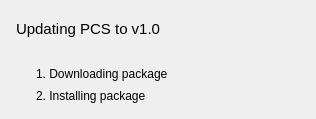
<?xml version="1.0" encoding="UTF-8"?>
<ui version="4.0">
 <class>Updater</class>
 <widget class="QDialog" name="Updater">
  <property name="geometry">
   <rect>
    <x>0</x>
    <y>0</y>
    <width>316</width>
    <height>119</height>
   </rect>
  </property>
  <property name="windowTitle">
   <string>Dialog</string>
  </property>
  <layout class="QVBoxLayout" name="verticalLayout_2">
   <property name="leftMargin">
    <number>16</number>
   </property>
   <property name="topMargin">
    <number>9</number>
   </property>
   <property name="rightMargin">
    <number>9</number>
   </property>
   <property name="bottomMargin">
    <number>15</number>
   </property>
   <item>
    <widget class="QLabel" name="title">
     <property name="font">
      <font>
       <family>Segoe UI</family>
       <pointsize>11</pointsize>
      </font>
     </property>
     <property name="text">
      <string>Updating PCS to v1.0</string>
     </property>
    </widget>
   </item>
   <item>
    <spacer name="verticalSpacer">
     <property name="orientation">
      <enum>Qt::Vertical</enum>
     </property>
     <property name="sizeType">
      <enum>QSizePolicy::Fixed</enum>
     </property>
     <property name="sizeHint" stdset="0">
      <size>
       <width>20</width>
       <height>10</height>
      </size>
     </property>
    </spacer>
   </item>
   <item>
    <layout class="QVBoxLayout" name="verticalLayout">
     <property name="leftMargin">
      <number>20</number>
     </property>
     <property name="bottomMargin">
      <number>0</number>
     </property>
     <item>
      <widget class="QLabel" name="step1">
       <property name="text">
        <string>1. Downloading package</string>
       </property>
      </widget>
     </item>
     <item>
      <widget class="QLabel" name="step2">
       <property name="text">
        <string>2. Installing package</string>
       </property>
      </widget>
     </item>
    </layout>
   </item>
  </layout>
 </widget>
 <resources/>
 <connections/>
</ui>
